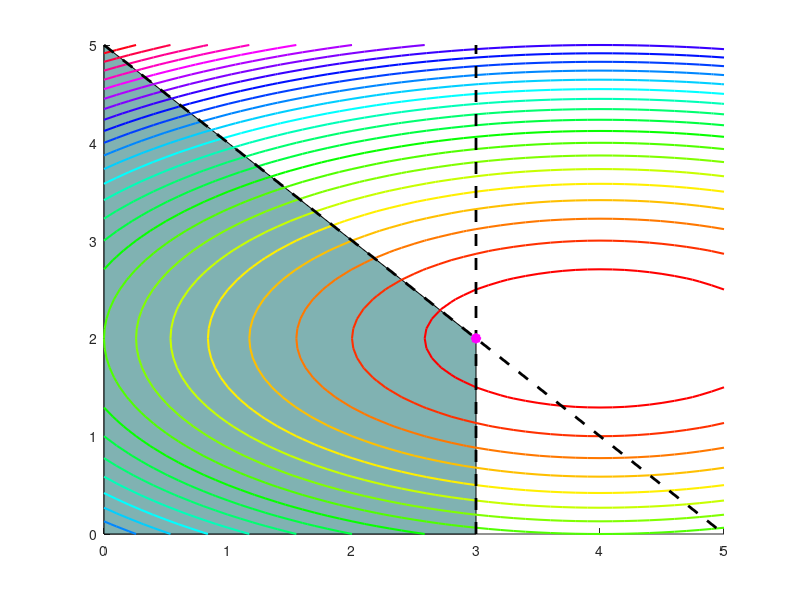

This chart was generated by the following MATLAB code:
% 例程 7.1  沃尔夫方法示例
%  沃尔夫方法示例的可视化
[vx1, vx2] = meshgrid(0: 0.1: 5, 0: 0.1: 5);
y = (-8*vx1) - (16*vx2) + (vx1.^2) + 4*(vx2.^2);
figure(1)
colormap('hsv');
patch([0, 0, 3, 3, 0], [0, 5, 2, 0, 0], [0.5, 0.7, 0.7]);
hold  on;
contour(vx1, vx2, y, 25, 'LineWidth', 1.5);
plot([0, 5], [5, 0], 'k--', 'LineWidth', 2);  %  约束条件 1
plot([3, 3], [0, 5], 'k--', 'LineWidth', 2);  %  约束条件 2
plot(3, 2, 'm*', 'LineWidth', 5);  %  最优解
